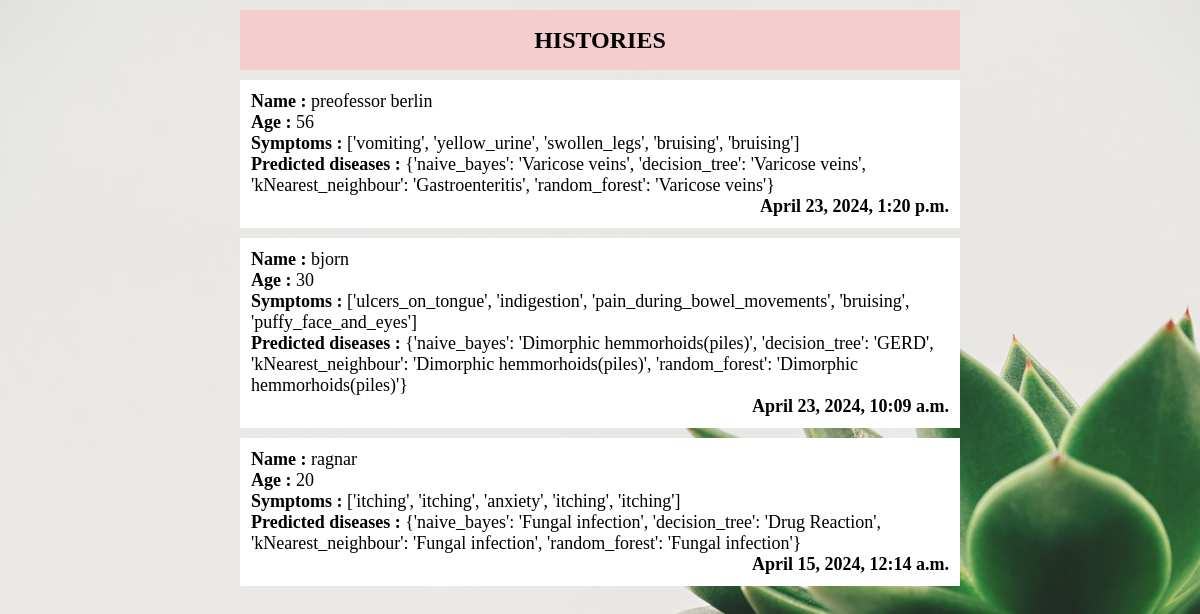
Before: /history/ with the older database file.
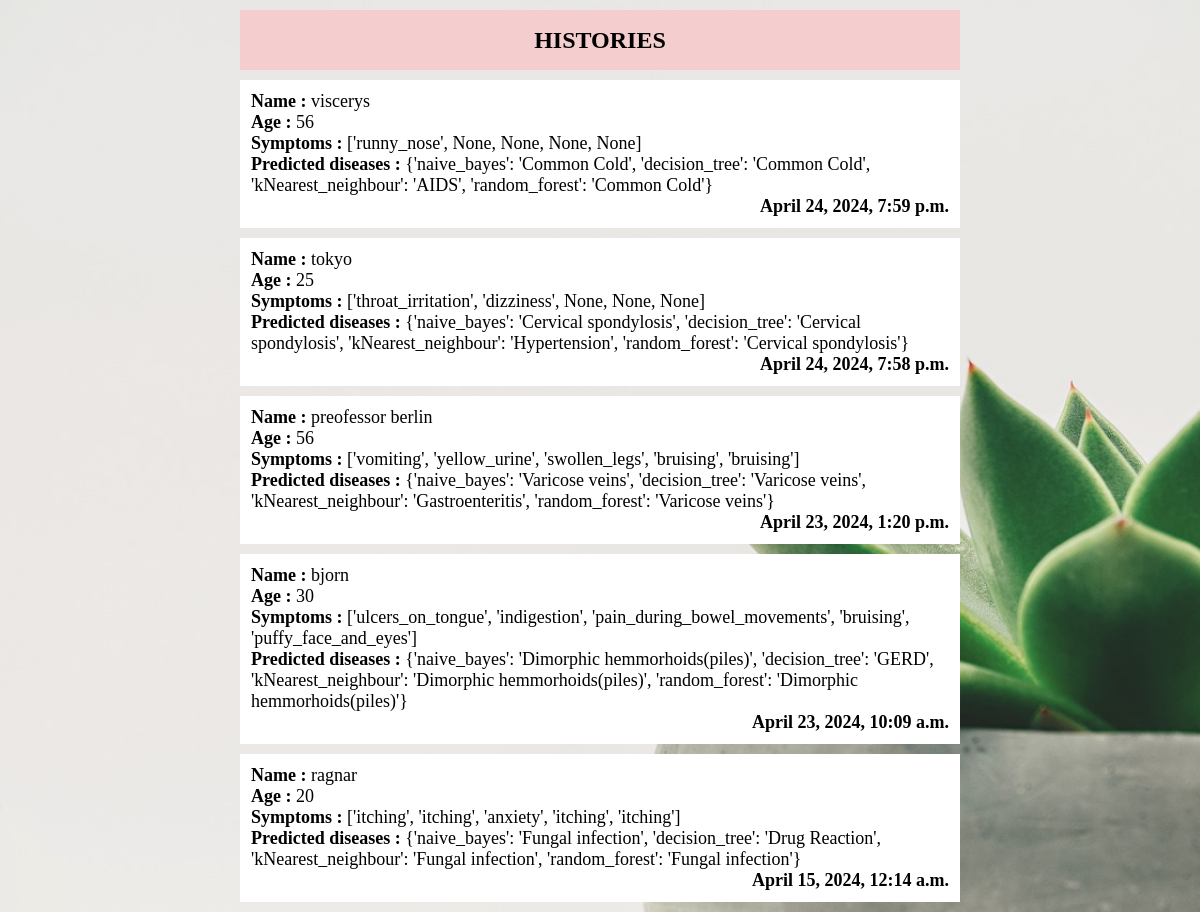
After: the same page with the newer database file.
### predict/models.py (models this page shows, shortened)
class History(models.Model):
    name = models.CharField(max_length=100,null=False,blank=False)
    age = models.IntegerField(null=False,blank=False)
    symptoms = models.TextField()
    predicted_disease = models.TextField()
    timestamp = models.DateTimeField(auto_now_add=True)

### predict/views.py (the view)
# urls.py: path('history/',printHistory,name='history'),
def printHistory(request):
    histories = History.objects.all().order_by('-timestamp')
    return render(request,'history.html',{'histories':histories})

### templates/history.html (shortened to what this page needs)
<!DOCTYPE html>
{% load static %}
<html lang="en">
  <head>
  </head>
  <body>
    <div class="history_list">
      <div class="heading"><h2>HISTORIES</h2></div>
      {% for history in histories %}
      <div class="history">
        <div class="name"><b>Name :</b> {{history.name}}</div>
        <div class="age"><b>Age : </b>{{history.age}}</div>
        <div class="symptoms"><b>Symptoms :</b> {{history.symptoms}}</div>
        <div class="prediction">
          <b>Predicted diseases :</b> {{history.predicted_disease}}
        </div>
        <div class="timestamp"><b>{{history.timestamp}}</b></div>
      </div>
      {% endfor %}
    </div>
  </body>
</html>

Changed rows visible on the page:
added History: name "viscerys", age "56", symptoms "['runny_nose', None, None, None, None]", predicted_disease "{'naive_bayes': 'Common Cold', 'decision_tree': 'Common Cold', 'kNearest_neighbour': 'AIDS', 'random_forest': 'Common Cold'}", timestamp "April 24, 2024, 7:59 p.m."
added History: name "tokyo", age "25", symptoms "['throat_irritation', 'dizziness', None, None, None]", predicted_disease "{'naive_bayes': 'Cervical spondylosis', 'decision_tree': 'Cervical spondylosis', 'kNearest_neighbour': 'Hypertension', 'random_forest': 'Cervical spondylosis'}", timestamp "April 24, 2024, 7:58 p.m."
